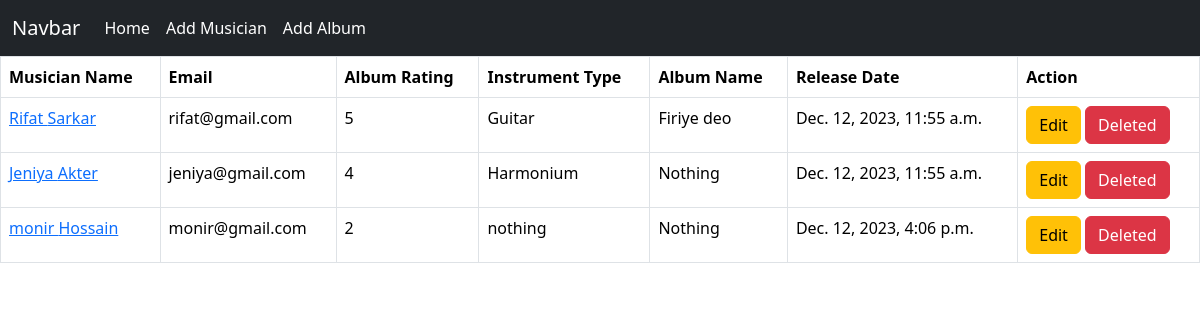
The page / on the database its author committed.
### album/models.py (models this page shows, shortened)
class Album(models.Model):
    Rating = {
       (1, "1"),
       (2, "2"),
       (3 ,"3") ,
       (4, "4") ,
       (5, "5")
    }
    Album_Name = models.CharField(max_length= 100)
    music = models.ForeignKey(Musican,on_delete=models.CASCADE)
    Album_relese_Date = models.DateTimeField(auto_now=True)
    Rating_between= models.PositiveIntegerField( choices= Rating ,default=5 )

### musicians/models.py (models this page shows, shortened)
class Musican(models.Model):
    First_Name = models.CharField(max_length= 100)
    Last_Name = models.CharField(max_length= 100)
    Email = models.EmailField()
    Instrument_Type = models.CharField(max_length=100)

### musicians_Directory/views.py (the view)
# urls.py: 2. Add a URL to urlpatterns:  path('', views.home, name='home')
def home(request):
    data = Album.objects.all()
    return render(request, 'index.html',{'data':data})

### templates/index.html (shortened to what this page needs)
{% extends "base.html" %} {% block content %}
<table class="table table-bordered">
  <thead>
    <tr>
      <th scope="col">Musician Name</th>
      <th scope="col">Email</th>
      <th scope="col">Album Rating</th>
      <th scope="col">Instrument Type</th>
      <th scope="col">Album Name</th>
      <th scope="col">Release Date</th>
      <th scope="col">Action</th>
    </tr>
  </thead>
  <tbody>
        {% for dt in data %}
    <tr>
        <td> <a href="{% url 'edit_music' dt.id %}">{{dt.music.First_Name}} {{dt.music.Last_Name}} </a></td>
        <td>{{dt.music.Email}}</td>
        <td>{{dt.Rating_between}}</td>
        <td>{{dt.music.Instrument_Type}}</td>
        <td>{{dt.Album_Name}}</td>
        <td>{{dt.Album_relese_Date}}</td>
        <td> <a href="{% url 'edit_album' dt.id %}" class="btn btn-warning">Edit</a> <a href="{% url 'delet_album' dt.id %}" class="btn btn-danger">Deleted</a></td>
    </tr>
        {% endfor %}
  </tbody>
</table>
{% endblock %}

### templates/base.html (shortened to what this page needs)
<!DOCTYPE html>
<html lang="en">
<head>
    <link href="https://cdn.jsdelivr.net/npm/bootstrap@5.3.2/dist/css/bootstrap.min.css" rel="stylesheet">
</head>
<body>
    <nav class="navbar navbar-expand-lg bg-dark navbar-dark">
        <div class="container-fluid">
          <a class="navbar-brand" href="#">Navbar</a>
          <div class="collapse navbar-collapse" id="navbarNavAltMarkup">
            <div class="navbar-nav">
              <a class="nav-link active" aria-current="page" href="{% url 'homepage'%}">Home</a>
              <a class="nav-link active" aria-current="page" href="{% url 'addMusic'%}">Add Musician</a>
              <a class="nav-link active" aria-current="page" href="{% url 'addAlbum'%}">Add Album</a>
            </div>
          </div>
        </div>
      </nav>
    {% block content %}
    {% endblock  %}
</body>
</html>

### rows shown on the page
Album: music.First_Name "Rifat", music.Last_Name "Sarkar", music.Email "rifat@gmail.com", Rating_between "5", music.Instrument_Type "Guitar", Album_Name "Firiye deo", Album_relese_Date "Dec. 12, 2023, 11:55 a.m."
Album: music.First_Name "Jeniya", music.Last_Name "Akter", music.Email "jeniya@gmail.com", Rating_between "4", music.Instrument_Type "Harmonium", Album_Name "Nothing", Album_relese_Date "Dec. 12, 2023, 11:55 a.m."
Album: music.First_Name "monir", music.Last_Name "Hossain", music.Email "monir@gmail.com", Rating_between "2", music.Instrument_Type "nothing", Album_Name "Nothing", Album_relese_Date "Dec. 12, 2023, 4:06 p.m."
